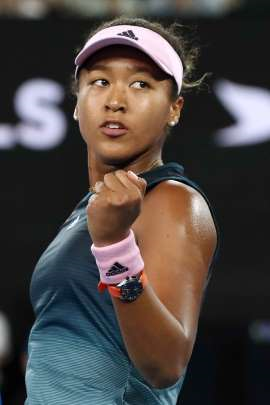
#> input picture python/opencv/sample/sample01.png, 270 x 405 px, found by its file name
$ python sample01.py
#> lines starting #> are read from the running program, lines starting #| are printed output that depends on the picture
# coding: utf-8
# sample01.py

import os
import cv2

try:
#   https://note.nkmk.me/python-script-file-path/
#   img = cv2.imread('F:\\Program\\Programming_study\\python\\opencv\\sample\\sample01.png', cv2.IMREAD_COLOR)
    pngpath = os.path.join(os.path.dirname(__file__), '..\\sample\\sample01.png')
    img = cv2.imread(pngpath, cv2.IMREAD_COLOR)
#> img is the input picture: shape (405, 270, 3); mean B, G, R 66, 68.5, 74.8
    if img is None:
        raise FileNotFoundError('ファイルが見つかりません。')

    x = 100
    y = 180

    # 切り抜きたい画像のサイズ
    width = 280
    height = 380

    # pythonのスライス機能で
    # 読み込んだndarrayから切り出す
    dst = img[y: (y + height), x: (x + width)]
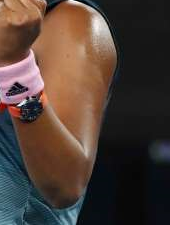
#> dst: shape (225, 170, 3); mean B, G, R 54.2, 62.1, 77.8

    cv2.imshow('sample01', dst)
    cv2.waitKey(0)
    cv2.destroyAllWindows()

except FileNotFoundError as e:
    print(e)
